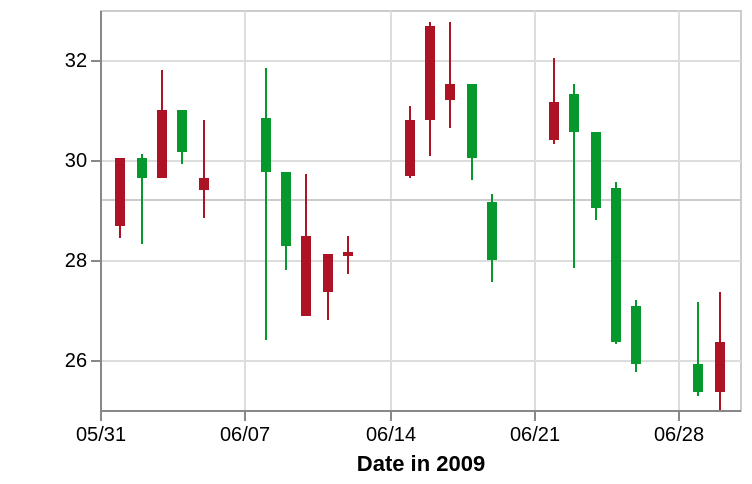

Source (Vega-Lite JSON):
### Vega specification from a JSON file in a GitHub repository (floating-point values rounded to 4 significant figures)
{"$schema": "https://vega.github.io/schema/vega/v3.0.json", "description": "A candlestick chart inspired from Protovis(http://mbostock.github.io/protovis/ex/candlestick.html)", "autosize": "pad", "padding": 5, "style": "cell", "data": [{"name": "source_0", "values": [{"date": "01-Jun-2009", "open": 28.7, "high": 30.05, "low": 28.45, "close": 30.04, "signal": "short", "ret": -4.894}, {"date": "02-Jun-2009", "open": 30.04, "high": 30.13, "low": 28.3, "close": 29.63, "signal": "short", "ret": -0.3226}, {"date": "03-Jun-2009", "open": 29.62, "high": 31.79, "low": 29.62, "close": 31.02, "signal": "short", "ret": 3.687}, {"date": "04-Jun-2009", "open": 31.02, "high": 31.02, "low": 29.92, "close": 30.18, "signal": "short", "ret": 4.51}, {"date": "05-Jun-2009", "open": 29.39, "high": 30.81, "low": 28.85, "close": 29.62, "signal": "short", "ret": 6.084}, {"date": "08-Jun-2009", "open": 30.84, "high": 31.82, "low": 26.41, "close": 29.77, "signal": "short", "ret": 1.254}, {"date": "09-Jun-2009", "open": 29.77, "high": 29.77, "low": 27.79, "close": 28.27, "signal": "short", "ret": -5.024}, {"date": "10-Jun-2009", "open": 26.9, "high": 29.74, "low": 26.9, "close": 28.46, "signal": "short", "ret": -5.466}, {"date": "11-Jun-2009", "open": 27.36, "high": 28.11, "low": 26.81, "close": 28.11, "signal": "short", "ret": -8.374}, {"date": "12-Jun-2009", "open": 28.08, "high": 28.5, "low": 27.73, "close": 28.15, "signal": "short", "ret": -5.528}, {"date": "15-Jun-2009", "open": 29.7, "high": 31.09, "low": 29.64, "close": 30.81, "signal": "long", "ret": 3.492}, {"date": "16-Jun-2009", "open": 30.81, "high": 32.75, "low": 30.07, "close": 32.68, "signal": "short", "ret": 0.155}, {"date": "17-Jun-2009", "open": 31.19, "high": 32.77, "low": 30.64, "close": 31.54, "signal": "short", "ret": 5.828}, {"date": "18-Jun-2009", "open": 31.54, "high": 31.54, "low": 29.6, "close": 30.03, "signal": "short", "ret": 8.176}, {"date": "19-Jun-2009", "open": 29.16, "high": 29.32, "low": 27.56, "close": 27.99, "signal": "short", "ret": 8.599}, {"date": "22-Jun-2009", "open": 30.4, "high": 32.05, "low": 30.3, "close": 31.17, "signal": "short", "ret": 15.49}, {"date": "23-Jun-2009", "open": 31.3, "high": 31.54, "low": 27.83, "close": 30.58, "signal": "short", "ret": 11.74}, {"date": "24-Jun-2009", "open": 30.58, "high": 30.58, "low": 28.79, "close": 29.05, "signal": "long", "ret": -10.42}, {"date": "25-Jun-2009", "open": 29.45, "high": 29.56, "low": 26.3, "close": 26.36, "signal": "long", "ret": 0}, {"date": "26-Jun-2009", "open": 27.09, "high": 27.22, "low": 25.76, "close": 25.93, "signal": "long", "ret": 0}, {"date": "29-Jun-2009", "open": 25.93, "high": 27.18, "low": 25.29, "close": 25.35, "signal": "long", "ret": 5.263}, {"date": "30-Jun-2009", "open": 25.36, "high": 27.38, "low": 25.02, "close": 26.35, "signal": "long", "ret": 6.738}]}, {"name": "data_0", "source": "source_0", "transform": [{"type": "formula", "expr": "datum.open > datum.close", "as": "isIncrease"}, {"type": "formula", "expr": "(datum.open + datum.close)/2", "as": "mid"}]}, {"name": "data_1", "source": "data_0", "transform": [{"type": "formula", "expr": "toNumber(datum[\"mid\"])", "as": "mid"}, {"type": "aggregate", "groupby": [], "ops": ["mean"], "fields": ["mid"], "as": ["mean_mid"]}]}, {"name": "data_2", "source": "data_0", "transform": [{"type": "formula", "expr": "toDate(datum[\"date\"])", "as": "date"}, {"type": "formula", "expr": "toNumber(datum[\"low\"])", "as": "low"}, {"type": "formula", "expr": "toNumber(datum[\"high\"])", "as": "high"}, {"type": "filter", "expr": "datum[\"date\"] !== null && !isNaN(datum[\"date\"]) && datum[\"low\"] !== null && !isNaN(datum[\"low\"])"}, {"type": "formula", "as": "yearmonthdate_date", "expr": "datetime(year(datum[\"date\"]), month(datum[\"date\"]), date(datum[\"date\"]), 0, 0, 0, 0)"}]}, {"name": "data_3", "source": "data_0", "transform": [{"type": "formula", "expr": "toDate(datum[\"date\"])", "as": "date"}, {"type": "formula", "expr": "toNumber(datum[\"open\"])", "as": "open"}, {"type": "formula", "expr": "toNumber(datum[\"close\"])", "as": "close"}, {"type": "filter", "expr": "datum[\"date\"] !== null && !isNaN(datum[\"date\"]) && datum[\"open\"] !== null && !isNaN(datum[\"open\"])"}, {"type": "formula", "as": "yearmonthdate_date", "expr": "datetime(year(datum[\"date\"]), month(datum[\"date\"]), date(datum[\"date\"]), 0, 0, 0, 0)"}]}], "signals": [{"name": "width", "update": "320"}, {"name": "height", "update": "200"}], "marks": [{"name": "layer_0_marks", "type": "rule", "style": ["rule"], "from": {"data": "data_1"}, "encode": {"update": {"x": {"value": 0}, "y": {"scale": "y", "field": "mean_mid"}, "x2": {"field": {"group": "width"}}, "stroke": {"value": "fff"}}}}, {"name": "layer_1_marks", "type": "rule", "style": ["rule"], "from": {"data": "data_2"}, "encode": {"update": {"x": {"scale": "x", "field": "yearmonthdate_date"}, "y": {"scale": "y", "field": "low"}, "y2": {"scale": "y", "field": "high"}, "stroke": {"scale": "color", "field": "isIncrease"}}}}, {"name": "layer_2_marks", "type": "rect", "role": "bar", "style": ["bar"], "from": {"data": "data_3"}, "encode": {"update": {"xc": {"scale": "x", "field": "yearmonthdate_date"}, "width": {"value": 5}, "y": {"scale": "y", "field": "open"}, "y2": {"scale": "y", "field": "close"}, "fill": {"scale": "color", "field": "isIncrease"}}}}], "scales": [{"name": "y", "type": "linear", "domain": {"fields": [{"data": "data_1", "field": "mean_mid"}, {"data": "data_2", "field": "low"}, {"data": "data_2", "field": "high"}, {"data": "data_3", "field": "open"}, {"data": "data_3", "field": "close"}], "sort": true}, "range": [{"signal": "height"}, 0], "zero": false, "round": true, "nice": true}, {"name": "x", "type": "time", "domain": {"fields": [{"signal": "{data: datetime(2009, 4, 31, 0, 0, 0, 0)}"}, {"signal": "{data: datetime(2009, 6, 1, 0, 0, 0, 0)}"}, {"data": "data_3", "field": "yearmonthdate_date"}], "sort": true}, "range": [0, {"signal": "width"}], "round": true, "nice": "day"}, {"name": "color", "type": "ordinal", "domain": {"fields": [{"data": "data_2", "field": "isIncrease"}, {"data": "data_3", "field": "isIncrease"}], "sort": true}, "range": ["#ae1325", "#06982d"]}], "axes": [{"title": "Date in 2009", "scale": "x", "labelOverlap": true, "orient": "bottom", "tickCount": {"signal": "ceil(width/40)"}, "zindex": 1, "encode": {"labels": {"update": {"text": {"signal": "timeFormat(datum.value, '%m/%d')"}}}}}, {"scale": "x", "domain": false, "grid": true, "labels": false, "maxExtent": 0, "minExtent": 0, "orient": "bottom", "tickCount": {"signal": "ceil(width/40)"}, "ticks": false, "zindex": 0, "gridScale": "y"}, {"title": "", "scale": "y", "labelOverlap": true, "orient": "left", "tickCount": {"signal": "ceil(height/40)"}, "zindex": 1}, {"scale": "y", "domain": false, "grid": true, "labels": false, "maxExtent": 0, "minExtent": 0, "orient": "left", "tickCount": {"signal": "ceil(height/40)"}, "ticks": false, "zindex": 0, "gridScale": "x"}], "config": {"axis": {"domainColor": "#888", "tickColor": "#888"}, "axisY": {"minExtent": 30}, "style": {"cell": {"fill": "transparent", "stroke": "#ccc"}}}}
